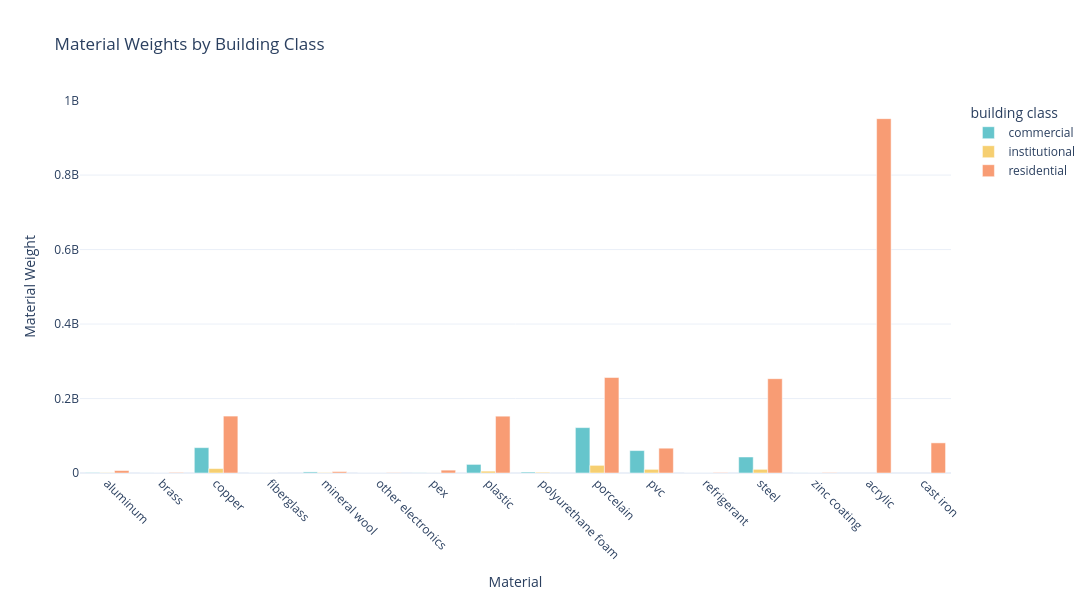

The cell this chart's notebook holds for it:
### Code cell
import plotly.express as px

# Create the plotly figure
fig = px.bar(
    df_final_agg,
    x='material',
    y='material_weight',
    color='building class',
    barmode='group',
    title='Material Weights by Building Class',
    color_discrete_sequence=px.colors.qualitative.Pastel,  # Pastel color sequence
)

# Update layout for appearance
fig.update_layout(
    template='plotly_white',  # white background grid similar to seaborn "whitegrid"
    xaxis_title="Material",
    yaxis_title="Material Weight",
    xaxis=dict(tickangle=45),
    width=1200,
    height=600
)

# Display the figure
fig.show()

# Export as SVG
fig.write_image("material_weights.svg")

### Figure 1 — Plotly figure (JSON) as saved in the notebook; plotly's stock layout.template omitted (floating-point values rounded to 4 significant figures)
{"data": [{"alignmentgroup": "True", "hovertemplate": "building class=commercial<br>material=%{x}<br>material_weight=%{y}<extra></extra>", "legendgroup": "commercial", "marker": {"color": "rgb(102, 197, 204)", "pattern": {"shape": ""}}, "name": "commercial", "offsetgroup": "commercial", "orientation": "v", "showlegend": true, "textposition": "auto", "type": "bar", "x": ["aluminum", "brass", "copper", "fiberglass", "mineral wool", "other electronics", "pex", "plastic", "polyurethane foam", "porcelain", "pvc", "refrigerant", "steel", "zinc coating"], "xaxis": "x", "y": [1162000.0, 162600.0, 68110000.0, 136000.0, 2882000.0, 81280.0, 425200.0, 23100000.0, 2607000.0, 121900000.0, 60180000.0, 21170.0, 43000000.0, 202400.0], "yaxis": "y"}, {"alignmentgroup": "True", "hovertemplate": "building class=institutional<br>material=%{x}<br>material_weight=%{y}<extra></extra>", "legendgroup": "institutional", "marker": {"color": "rgb(246, 207, 113)", "pattern": {"shape": ""}}, "name": "institutional", "offsetgroup": "institutional", "orientation": "v", "showlegend": true, "textposition": "auto", "type": "bar", "x": ["aluminum", "brass", "copper", "fiberglass", "mineral wool", "other electronics", "pex", "plastic", "polyurethane foam", "porcelain", "pvc", "refrigerant", "steel", "zinc coating"], "xaxis": "x", "y": [791700.0, 57210.0, 11870000.0, 98670.0, 1201000.0, 28610.0, 146600.0, 4983000.0, 1998000.0, 20550000.0, 9791000.0, 9727.0, 9840000.0, 30930.0], "yaxis": "y"}, {"alignmentgroup": "True", "hovertemplate": "building class=residential<br>material=%{x}<br>material_weight=%{y}<extra></extra>", "legendgroup": "residential", "marker": {"color": "rgb(248, 156, 116)", "pattern": {"shape": ""}}, "name": "residential", "offsetgroup": "residential", "orientation": "v", "showlegend": true, "textposition": "auto", "type": "bar", "x": ["acrylic", "aluminum", "brass", "cast iron", "copper", "mineral wool", "other electronics", "pex", "plastic", "porcelain", "pvc", "refrigerant", "steel", "zinc coating"], "xaxis": "x", "y": [951500000.0, 6523000.0, 1532000.0, 80950000.0, 152800000.0, 3829000.0, 765800.0, 7702000.0, 152600000.0, 256461006, 66580000.0, 1248000.0, 253300000.0, 1185000.0], "yaxis": "y"}], "layout": {"barmode": "group", "height": 600, "legend": {"title": {"text": "building class"}, "tracegroupgap": 0}, "title": {"text": "Material Weights by Building Class"}, "width": 1200, "xaxis": {"anchor": "y", "domain": [0, 1], "tickangle": 45, "title": {"text": "Material"}}, "yaxis": {"anchor": "x", "domain": [0, 1], "title": {"text": "Material Weight"}}}}
